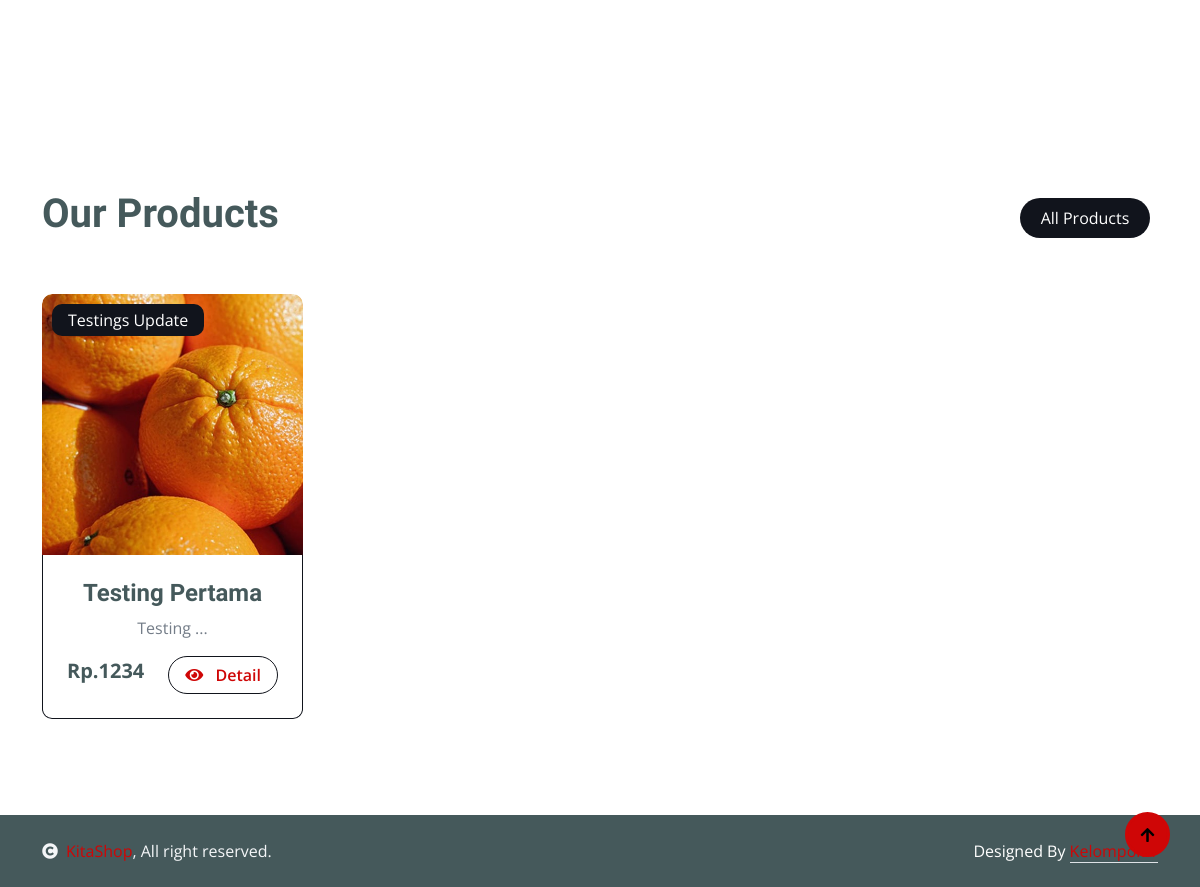
/ (lower part), run on an earlier commit of the app's database.
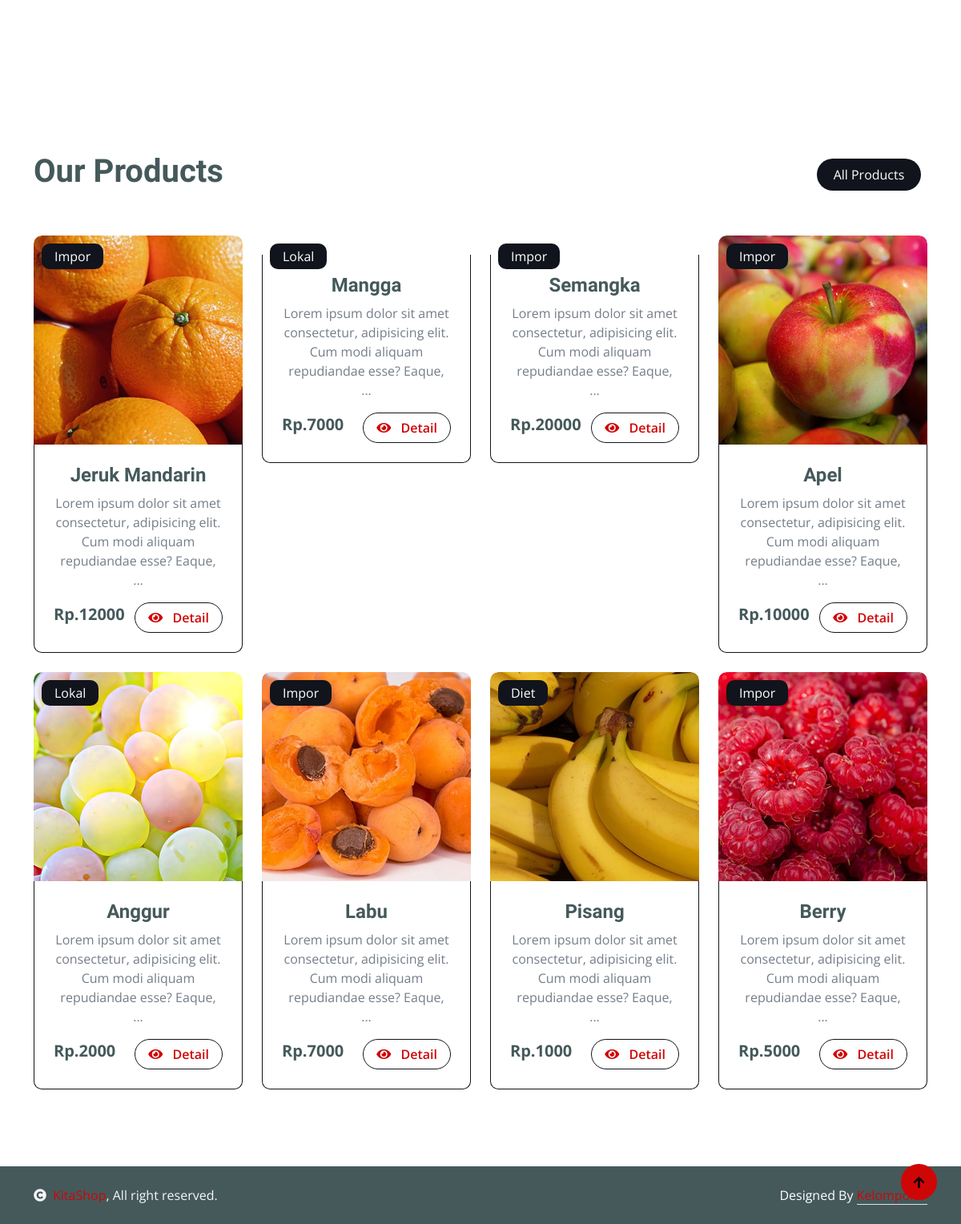
And on a later commit of the database.
### tables this page shows
CREATE TABLE `product` (
  `product_id` int(11) NOT NULL,
  `product_name` varchar(56) NOT NULL,
  `product_pict` text NOT NULL,
  `product_description` text NOT NULL,
  `product_category` int(11) NOT NULL,
  `product_sub_category` int(11) DEFAULT NULL,
  `product_price` int(11) NOT NULL,
  `product_stock` int(11) NOT NULL,
  `product_status` int(2) NOT NULL
);

CREATE TABLE `category` (
  `category_id` int(11) NOT NULL,
  `category_name` varchar(23) NOT NULL
);

### function/index.php (called while the page is built)
<?php
require_once './config/database.php';
function read()
{
    global $conn;
    $query = "SELECT product_id, product_name, product_pict, product_description, product_category, product_price, category_name FROM product JOIN category ON product.product_category = category.category_id WHERE product_status = 1 ORDER BY product_id DESC LIMIT 8";
    $result = mysqli_query($conn, $query);
    $rows = [];
    while ($row = mysqli_fetch_assoc($result)) {
        $rows[] = $row;
    }
    return $rows;
}

### index.php (the view, shortened to what this page needs)
<?php
require_once 'function/index.php';
?>
<!DOCTYPE html>
<html lang="en">
<?php
require_once 'layout/header.php';
?>
<body>
    <?php
    require_once 'layout/header.php';
    ?>
    <div class="container-fluid featurs py-5">
        <div class="container py-5">
        </div>
    </div>
    <div class="container-fluid fruite py-5">
        <div class="container py-5">
            <div class="tab-class text-center">
                <div class="row g-4">
                    <div class="col-lg-4 text-start">
                        <h1>Our Products</h1>
                    </div>
                    <div class="col-lg-8 text-end">
                        <ul class="nav nav-pills d-inline-flex text-center mb-5">
                            <li class="nav-item">
                                <a class="d-flex m-2 py-2 bg-light rounded-pill active" data-bs-toggle="pill" href="#tab-1">
                                    <span class="text-dark" style="width: 130px;">All Products</span>
                                </a>
                            </li>
                        </ul>
                    </div>
                </div>
                <div class="tab-content">
                    <div id="tab-1" class="tab-pane fade show p-0 active">
                        <div class="row g-4">
                            <div class="col-lg-12">
                                <div class="row g-4">
                                    <?php
                                    $rows = read();
                                    foreach ($rows as $row) {
                                    ?>
                                        <div class="col-md-6 col-lg-4 col-xl-3">
                                            <div class="rounded position-relative fruite-item">
                                                <div class="fruite-img">
                                                    <img src="./assets/uploads/<?= $row['product_pict']; ?>" class="img-fluid w-100 rounded-top" alt="">
                                                </div>
                                                <div class="text-white bg-secondary px-3 py-1 rounded position-absolute" style="top: 10px; left: 10px;"><?= $row['category_name']; ?></div>
                                                <div class="p-4 border border-secondary border-top-0 rounded-bottom">
                                                    <h4><?= $row['product_name']; ?></h4>
                                                    <p><?= substr($row['product_description'], 0, 100); ?> ...</p>
                                                    <div class="d-flex justify-content-between flex-lg-wrap">
                                                        <p class="text-dark fs-5 fw-bold mb-0">Rp.<?= $row['product_price']; ?></p>
                                                        <a href="detail.php?id=<?= $row['product_id']; ?>" class="btn border border-secondary rounded-pill px-3 text-primary"><i class="fa fa-eye me-2 text-primary"></i> Detail</a>
                                                    </div>
                                                </div>
                                            </div>
                                        </div>
                                    <?php } ?>
                                </div>
                            </div>
                        </div>
                    </div>
                </div>
            </div>
        </div>
    </div>
    <?php
    require_once 'layout/footer.php';
    ?>
    <a href="#" class="btn btn-primary border-3 border-primary rounded-circle back-to-top"><i class="fa fa-arrow-up"></i></a>
</body>
</html>

What changed in the data, as far as the page shows it:
removed product: product_pict (picture), product_category.category_name "Testings Update", product_name "Testing Pertama", product_description "Testing", product_price "1234"
added product: product_pict (picture), product_category.category_name "Impor", product_name "Jeruk Mandarin", product_description "Lorem ipsum dolor sit amet consectetur, adipisicing elit. Cum modi aliquam repudiandae esse? Eaque,", product_price "12000"
added product: product_category.category_name "Lokal", product_name "Mangga", product_description "Lorem ipsum dolor sit amet consectetur, adipisicing elit. Cum modi aliquam repudiandae esse? Eaque,", product_price "7000"
added product: product_category.category_name "Impor", product_name "Semangka", product_description "Lorem ipsum dolor sit amet consectetur, adipisicing elit. Cum modi aliquam repudiandae esse? Eaque,", product_price "20000"
added product: product_pict (picture), product_category.category_name "Impor", product_name "Apel", product_description "Lorem ipsum dolor sit amet consectetur, adipisicing elit. Cum modi aliquam repudiandae esse? Eaque,", product_price "10000"
added product: product_pict (picture), product_category.category_name "Lokal", product_name "Anggur", product_description "Lorem ipsum dolor sit amet consectetur, adipisicing elit. Cum modi aliquam repudiandae esse? Eaque,", product_price "2000"
added product: product_pict (picture), product_category.category_name "Impor", product_name "Labu", product_description "Lorem ipsum dolor sit amet consectetur, adipisicing elit. Cum modi aliquam repudiandae esse? Eaque,", product_price "7000"
added product: product_pict (picture), product_category.category_name "Diet", product_name "Pisang", product_description "Lorem ipsum dolor sit amet consectetur, adipisicing elit. Cum modi aliquam repudiandae esse? Eaque,", product_price "1000"
added product: product_pict (picture), product_category.category_name "Impor", product_name "Berry", product_description "Lorem ipsum dolor sit amet consectetur, adipisicing elit. Cum modi aliquam repudiandae esse? Eaque,", product_price "5000"
